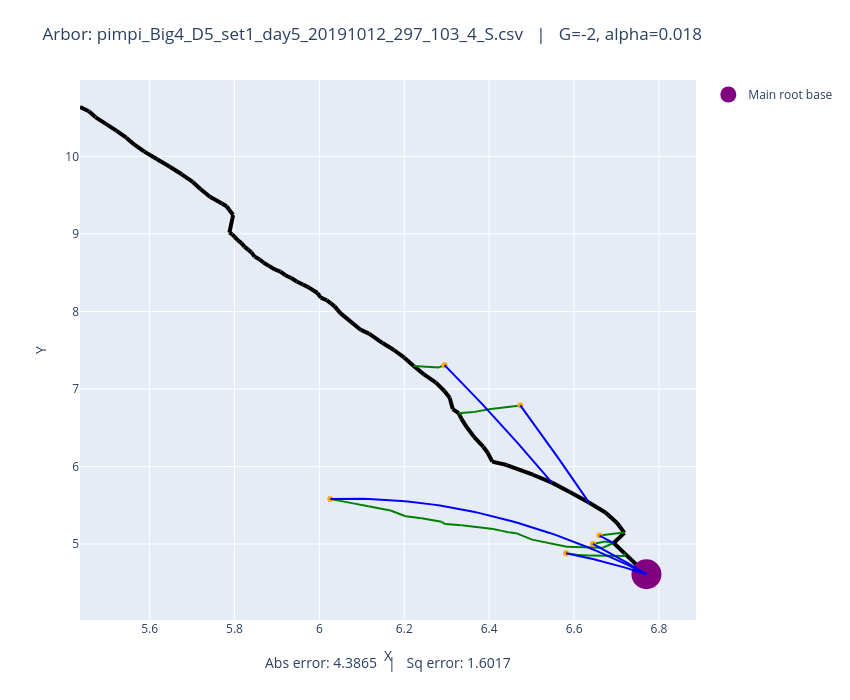

Here is the notebook cell this chart was saved with:
### Code cell
# Plot both observed and optimized
plot_arbors(fname, -2, 0.018)

### Figure 1 — Plotly figure (JSON) as saved in the notebook; plotly's stock layout.template omitted (floating-point values rounded to 4 significant figures)
{"data": [{"line": {"color": "black", "width": 4}, "mode": "lines", "showlegend": false, "type": "scatter", "x": [6.77, 6.718], "y": [4.61, 4.882]}, {"line": {"color": "black", "width": 4}, "mode": "lines", "showlegend": false, "type": "scatter", "x": [6.718, 6.693], "y": [4.882, 5.013]}, {"line": {"color": "black", "width": 4}, "mode": "lines", "showlegend": false, "type": "scatter", "x": [6.693, 6.719], "y": [5.013, 5.144]}, {"line": {"color": "black", "width": 4}, "mode": "lines", "showlegend": false, "type": "scatter", "x": [6.719, 6.701], "y": [5.144, 5.274]}, {"line": {"color": "black", "width": 4}, "mode": "lines", "showlegend": false, "type": "scatter", "x": [6.701, 6.674], "y": [5.274, 5.406]}, {"line": {"color": "black", "width": 4}, "mode": "lines", "showlegend": false, "type": "scatter", "x": [6.674, 6.635], "y": [5.406, 5.536]}, {"line": {"color": "black", "width": 4}, "mode": "lines", "showlegend": false, "type": "scatter", "x": [6.635, 6.59], "y": [5.536, 5.672]}, {"line": {"color": "black", "width": 4}, "mode": "lines", "showlegend": false, "type": "scatter", "x": [6.59, 6.548], "y": [5.672, 5.792]}, {"line": {"color": "black", "width": 4}, "mode": "lines", "showlegend": false, "type": "scatter", "x": [6.548, 6.503], "y": [5.792, 5.894]}, {"line": {"color": "black", "width": 4}, "mode": "lines", "showlegend": false, "type": "scatter", "x": [6.503, 6.441], "y": [5.894, 6.019]}, {"line": {"color": "black", "width": 4}, "mode": "lines", "showlegend": false, "type": "scatter", "x": [6.441, 6.407], "y": [6.019, 6.063]}, {"line": {"color": "black", "width": 4}, "mode": "lines", "showlegend": false, "type": "scatter", "x": [6.407, 6.396], "y": [6.063, 6.177]}, {"line": {"color": "black", "width": 4}, "mode": "lines", "showlegend": false, "type": "scatter", "x": [6.396, 6.386], "y": [6.177, 6.255]}, {"line": {"color": "black", "width": 4}, "mode": "lines", "showlegend": false, "type": "scatter", "x": [6.386, 6.365], "y": [6.255, 6.379]}, {"line": {"color": "black", "width": 4}, "mode": "lines", "showlegend": false, "type": "scatter", "x": [6.365, 6.347], "y": [6.379, 6.505]}, {"line": {"color": "black", "width": 4}, "mode": "lines", "showlegend": false, "type": "scatter", "x": [6.347, 6.335], "y": [6.505, 6.615]}, {"line": {"color": "black", "width": 4}, "mode": "lines", "showlegend": false, "type": "scatter", "x": [6.335, 6.328], "y": [6.615, 6.688]}, {"line": {"color": "black", "width": 4}, "mode": "lines", "showlegend": false, "type": "scatter", "x": [6.328, 6.314], "y": [6.688, 6.741]}, {"line": {"color": "black", "width": 4}, "mode": "lines", "showlegend": false, "type": "scatter", "x": [6.314, 6.307], "y": [6.741, 6.888]}, {"line": {"color": "black", "width": 4}, "mode": "lines", "showlegend": false, "type": "scatter", "x": [6.307, 6.294], "y": [6.888, 6.973]}, {"line": {"color": "black", "width": 4}, "mode": "lines", "showlegend": false, "type": "scatter", "x": [6.294, 6.275], "y": [6.973, 7.082]}, {"line": {"color": "black", "width": 4}, "mode": "lines", "showlegend": false, "type": "scatter", "x": [6.275, 6.246], "y": [7.082, 7.188]}, {"line": {"color": "black", "width": 4}, "mode": "lines", "showlegend": false, "type": "scatter", "x": [6.246, 6.222], "y": [7.188, 7.296]}, {"line": {"color": "black", "width": 4}, "mode": "lines", "showlegend": false, "type": "scatter", "x": [6.222, 6.2], "y": [7.296, 7.404]}, {"line": {"color": "black", "width": 4}, "mode": "lines", "showlegend": false, "type": "scatter", "x": [6.2, 6.176], "y": [7.404, 7.502]}, {"line": {"color": "black", "width": 4}, "mode": "lines", "showlegend": false, "type": "scatter", "x": [6.176, 6.149], "y": [7.502, 7.592]}, {"line": {"color": "black", "width": 4}, "mode": "lines", "showlegend": false, "type": "scatter", "x": [6.149, 6.117], "y": [7.592, 7.715]}, {"line": {"color": "black", "width": 4}, "mode": "lines", "showlegend": false, "type": "scatter", "x": [6.117, 6.098], "y": [7.715, 7.761]}, {"line": {"color": "black", "width": 4}, "mode": "lines", "showlegend": false, "type": "scatter", "x": [6.098, 6.049], "y": [7.761, 7.978]}, {"line": {"color": "black", "width": 4}, "mode": "lines", "showlegend": false, "type": "scatter", "x": [6.049, 6.042], "y": [7.978, 8.023]}, {"line": {"color": "black", "width": 4}, "mode": "lines", "showlegend": false, "type": "scatter", "x": [6.042, 6.036], "y": [8.023, 8.065]}, {"line": {"color": "black", "width": 4}, "mode": "lines", "showlegend": false, "type": "scatter", "x": [6.036, 6.027], "y": [8.065, 8.104]}, {"line": {"color": "black", "width": 4}, "mode": "lines", "showlegend": false, "type": "scatter", "x": [6.027, 6.017], "y": [8.104, 8.145]}, {"line": {"color": "black", "width": 4}, "mode": "lines", "showlegend": false, "type": "scatter", "x": [6.017, 6.003], "y": [8.145, 8.179]}, {"line": {"color": "black", "width": 4}, "mode": "lines", "showlegend": false, "type": "scatter", "x": [6.003, 5.995], "y": [8.179, 8.238]}, {"line": {"color": "black", "width": 4}, "mode": "lines", "showlegend": false, "type": "scatter", "x": [5.995, 5.975], "y": [8.238, 8.31]}, {"line": {"color": "black", "width": 4}, "mode": "lines", "showlegend": false, "type": "scatter", "x": [5.975, 5.961], "y": [8.31, 8.347]}, {"line": {"color": "black", "width": 4}, "mode": "lines", "showlegend": false, "type": "scatter", "x": [5.961, 5.946], "y": [8.347, 8.387]}, {"line": {"color": "black", "width": 4}, "mode": "lines", "showlegend": false, "type": "scatter", "x": [5.946, 5.934], "y": [8.387, 8.431]}, {"line": {"color": "black", "width": 4}, "mode": "lines", "showlegend": false, "type": "scatter", "x": [5.934, 5.92], "y": [8.431, 8.467]}, {"line": {"color": "black", "width": 4}, "mode": "lines", "showlegend": false, "type": "scatter", "x": [5.92, 5.908], "y": [8.467, 8.515]}, {"line": {"color": "black", "width": 4}, "mode": "lines", "showlegend": false, "type": "scatter", "x": [5.908, 5.896], "y": [8.515, 8.538]}, {"line": {"color": "black", "width": 4}, "mode": "lines", "showlegend": false, "type": "scatter", "x": [5.896, 5.881], "y": [8.538, 8.588]}, {"line": {"color": "black", "width": 4}, "mode": "lines", "showlegend": false, "type": "scatter", "x": [5.881, 5.869], "y": [8.588, 8.629]}, {"line": {"color": "black", "width": 4}, "mode": "lines", "showlegend": false, "type": "scatter", "x": [5.869, 5.859], "y": [8.629, 8.673]}, {"line": {"color": "black", "width": 4}, "mode": "lines", "showlegend": false, "type": "scatter", "x": [5.859, 5.847], "y": [8.673, 8.711]}, {"line": {"color": "black", "width": 4}, "mode": "lines", "showlegend": false, "type": "scatter", "x": [5.847, 5.84], "y": [8.711, 8.762]}, {"line": {"color": "black", "width": 4}, "mode": "lines", "showlegend": false, "type": "scatter", "x": [5.84, 5.833], "y": [8.762, 8.795]}, {"line": {"color": "black", "width": 4}, "mode": "lines", "showlegend": false, "type": "scatter", "x": [5.833, 5.823], "y": [8.795, 8.836]}, {"line": {"color": "black", "width": 4}, "mode": "lines", "showlegend": false, "type": "scatter", "x": [5.823, 5.816], "y": [8.836, 8.881]}, {"line": {"color": "black", "width": 4}, "mode": "lines", "showlegend": false, "type": "scatter", "x": [5.816, 5.807], "y": [8.881, 8.919]}, {"line": {"color": "black", "width": 4}, "mode": "lines", "showlegend": false, "type": "scatter", "x": [5.807, 5.8], "y": [8.919, 8.964]}, {"line": {"color": "black", "width": 4}, "mode": "lines", "showlegend": false, "type": "scatter", "x": [5.8, 5.795], "y": [8.964, 8.995]}, {"line": {"color": "black", "width": 4}, "mode": "lines", "showlegend": false, "type": "scatter", "x": [5.795, 5.788], "y": [8.995, 9.017]}, {"line": {"color": "black", "width": 4}, "mode": "lines", "showlegend": false, "type": "scatter", "x": [5.788, 5.795], "y": [9.017, 9.208]}, {"line": {"color": "black", "width": 4}, "mode": "lines", "showlegend": false, "type": "scatter", "x": [5.795, 5.797], "y": [9.208, 9.244]}, {"line": {"color": "black", "width": 4}, "mode": "lines", "showlegend": false, "type": "scatter", "x": [5.797, 5.787], "y": [9.244, 9.315]}, {"line": {"color": "black", "width": 4}, "mode": "lines", "showlegend": false, "type": "scatter", "x": [5.787, 5.781], "y": [9.315, 9.357]}, {"line": {"color": "black", "width": 4}, "mode": "lines", "showlegend": false, "type": "scatter", "x": [5.781, 5.77], "y": [9.357, 9.392]}, {"line": {"color": "black", "width": 4}, "mode": "lines", "showlegend": false, "type": "scatter", "x": [5.77, 5.742], "y": [9.392, 9.479]}, {"line": {"color": "black", "width": 4}, "mode": "lines", "showlegend": false, "type": "scatter", "x": [5.742, 5.72], "y": [9.479, 9.58]}, {"line": {"color": "black", "width": 4}, "mode": "lines", "showlegend": false, "type": "scatter", "x": [5.72, 5.702], "y": [9.58, 9.671]}, {"line": {"color": "black", "width": 4}, "mode": "lines", "showlegend": false, "type": "scatter", "x": [5.702, 5.676], "y": [9.671, 9.77]}, {"line": {"color": "black", "width": 4}, "mode": "lines", "showlegend": false, "type": "scatter", "x": [5.676, 5.648], "y": [9.77, 9.867]}, {"line": {"color": "black", "width": 4}, "mode": "lines", "showlegend": false, "type": "scatter", "x": [5.648, 5.618], "y": [9.867, 9.965]}, {"line": {"color": "black", "width": 4}, "mode": "lines", "showlegend": false, "type": "scatter", "x": [5.618, 5.588], "y": [9.965, 10.06]}, {"line": {"color": "black", "width": 4}, "mode": "lines", "showlegend": false, "type": "scatter", "x": [5.588, 5.564], "y": [10.06, 10.15]}, {"line": {"color": "black", "width": 4}, "mode": "lines", "showlegend": false, "type": "scatter", "x": [5.564, 5.545], "y": [10.15, 10.24]}, {"line": {"color": "black", "width": 4}, "mode": "lines", "showlegend": false, "type": "scatter", "x": [5.545, 5.522], "y": [10.24, 10.33]}, {"line": {"color": "black", "width": 4}, "mode": "lines", "showlegend": false, "type": "scatter", "x": [5.522, 5.496], "y": [10.33, 10.42]}, {"line": {"color": "black", "width": 4}, "mode": "lines", "showlegend": false, "type": "scatter", "x": [5.496, 5.473], "y": [10.42, 10.5]}, {"line": {"color": "black", "width": 4}, "mode": "lines", "showlegend": false, "type": "scatter", "x": [5.473, 5.457], "y": [10.5, 10.58]}, {"line": {"color": "black", "width": 4}, "mode": "lines", "showlegend": false, "type": "scatter", "x": [5.457, 5.436], "y": [10.58, 10.64]}, {"line": {"color": "green", "width": 2}, "mode": "lines", "showlegend": false, "type": "scatter", "x": [6.66, 6.717], "y": [5.109, 5.147]}, {"line": {"color": "green", "width": 2}, "mode": "lines", "showlegend": false, "type": "scatter", "x": [6.717, 6.719], "y": [5.147, 5.144]}, {"line": {"color": "green", "width": 2}, "mode": "lines", "showlegend": false, "type": "scatter", "x": [6.645, 6.673], "y": [5.001, 5.034]}, {"line": {"color": "green", "width": 2}, "mode": "lines", "showlegend": false, "type": "scatter", "x": [6.673, 6.693], "y": [5.034, 5.013]}, {"line": {"color": "green", "width": 2}, "mode": "lines", "showlegend": false, "type": "scatter", "x": [6.026, 6.045], "y": [5.581, 5.559]}, {"line": {"color": "green", "width": 2}, "mode": "lines", "showlegend": false, "type": "scatter", "x": [6.045, 6.08], "y": [5.559, 5.524]}, {"line": {"color": "green", "width": 2}, "mode": "lines", "showlegend": false, "type": "scatter", "x": [6.08, 6.115], "y": [5.524, 5.486]}, {"line": {"color": "green", "width": 2}, "mode": "lines", "showlegend": false, "type": "scatter", "x": [6.115, 6.168], "y": [5.486, 5.433]}, {"line": {"color": "green", "width": 2}, "mode": "lines", "showlegend": false, "type": "scatter", "x": [6.168, 6.203], "y": [5.433, 5.358]}, {"line": {"color": "green", "width": 2}, "mode": "lines", "showlegend": false, "type": "scatter", "x": [6.203, 6.241], "y": [5.358, 5.332]}, {"line": {"color": "green", "width": 2}, "mode": "lines", "showlegend": false, "type": "scatter", "x": [6.241, 6.288], "y": [5.332, 5.286]}, {"line": {"color": "green", "width": 2}, "mode": "lines", "showlegend": false, "type": "scatter", "x": [6.288, 6.296], "y": [5.286, 5.257]}, {"line": {"color": "green", "width": 2}, "mode": "lines", "showlegend": false, "type": "scatter", "x": [6.296, 6.335], "y": [5.257, 5.241]}, {"line": {"color": "green", "width": 2}, "mode": "lines", "showlegend": false, "type": "scatter", "x": [6.335, 6.41], "y": [5.241, 5.194]}, {"line": {"color": "green", "width": 2}, "mode": "lines", "showlegend": false, "type": "scatter", "x": [6.41, 6.43], "y": [5.194, 5.169]}, {"line": {"color": "green", "width": 2}, "mode": "lines", "showlegend": false, "type": "scatter", "x": [6.43, 6.445], "y": [5.169, 5.151]}, {"line": {"color": "green", "width": 2}, "mode": "lines", "showlegend": false, "type": "scatter", "x": [6.445, 6.463], "y": [5.151, 5.14]}, {"line": {"color": "green", "width": 2}, "mode": "lines", "showlegend": false, "type": "scatter", "x": [6.463, 6.501], "y": [5.14, 5.056]}, {"line": {"color": "green", "width": 2}, "mode": "lines", "showlegend": false, "type": "scatter", "x": [6.501, 6.583], "y": [5.056, 4.963]}, {"line": {"color": "green", "width": 2}, "mode": "lines", "showlegend": false, "type": "scatter", "x": [6.583, 6.667], "y": [4.963, 4.951]}, {"line": {"color": "green", "width": 2}, "mode": "lines", "showlegend": false, "type": "scatter", "x": [6.667, 6.693], "y": [4.951, 5.013]}, {"line": {"color": "green", "width": 2}, "mode": "lines", "showlegend": false, "type": "scatter", "x": [6.581, 6.608], "y": [4.88, 4.86]}, {"line": {"color": "green", "width": 2}, "mode": "lines", "showlegend": false, "type": "scatter", "x": [6.608, 6.634], "y": [4.86, 4.851]}, {"line": {"color": "green", "width": 2}, "mode": "lines", "showlegend": false, "type": "scatter", "x": [6.634, 6.72], "y": [4.851, 4.845]}, {"line": {"color": "green", "width": 2}, "mode": "lines", "showlegend": false, "type": "scatter", "x": [6.72, 6.718], "y": [4.845, 4.882]}, {"line": {"color": "green", "width": 2}, "mode": "lines", "showlegend": false, "type": "scatter", "x": [6.295, 6.282], "y": [7.307, 7.278]}, {"line": {"color": "green", "width": 2}, "mode": "lines", "showlegend": false, "type": "scatter", "x": [6.282, 6.222], "y": [7.278, 7.296]}, {"line": {"color": "green", "width": 2}, "mode": "lines", "showlegend": false, "type": "scatter", "x": [6.473, 6.399], "y": [6.788, 6.737]}, {"line": {"color": "green", "width": 2}, "mode": "lines", "showlegend": false, "type": "scatter", "x": [6.399, 6.363], "y": [6.737, 6.701]}, {"line": {"color": "green", "width": 2}, "mode": "lines", "showlegend": false, "type": "scatter", "x": [6.363, 6.328], "y": [6.701, 6.688]}, {"marker": {"color": "orange"}, "mode": "markers", "showlegend": false, "type": "scatter", "x": [6.66], "y": [5.109]}, {"marker": {"color": "orange"}, "mode": "markers", "showlegend": false, "type": "scatter", "x": [6.645], "y": [5.001]}, {"marker": {"color": "orange"}, "mode": "markers", "showlegend": false, "type": "scatter", "x": [6.026], "y": [5.581]}, {"marker": {"color": "orange"}, "mode": "markers", "showlegend": false, "type": "scatter", "x": [6.581], "y": [4.88]}, {"marker": {"color": "orange"}, "mode": "markers", "showlegend": false, "type": "scatter", "x": [6.295], "y": [7.307]}, {"marker": {"color": "orange"}, "mode": "markers", "showlegend": false, "type": "scatter", "x": [6.473], "y": [6.788]}, {"marker": {"color": "purple", "size": 30}, "mode": "markers", "name": "Main root base", "type": "scatter", "x": [6.77], "y": [4.61]}, {"line": {"color": "blue"}, "mode": "lines", "showlegend": false, "type": "scatter", "x": [6.66, 6.661, 6.661, 6.662, 6.663, 6.663, 6.664, 6.665, 6.665, 6.666, 6.667, 6.667, 6.668, 6.669, 6.669, 6.67, 6.671, 6.671, 6.672, 6.673, 6.674, 6.674, 6.675, 6.676, 6.676, 6.677, 6.678, 6.678, 6.679, 6.68, 6.68, 6.681, 6.682, 6.682, 6.683, 6.684, 6.684, 6.685, 6.686, 6.686, 6.687, 6.688, 6.689, 6.689, 6.69, 6.691, 6.691, 6.692, 6.693, 6.693], "y": [5.109, 5.107, 5.106, 5.104, 5.102, 5.1, 5.098, 5.096, 5.094, 5.092, 5.09, 5.088, 5.086, 5.084, 5.082, 5.08, 5.078, 5.076, 5.074, 5.072, 5.07, 5.068, 5.067, 5.065, 5.063, 5.061, 5.059, 5.057, 5.055, 5.053, 5.051, 5.049, 5.047, 5.045, 5.043, 5.041, 5.039, 5.037, 5.035, 5.033, 5.031, 5.029, 5.027, 5.025, 5.023, 5.021, 5.019, 5.017, 5.015, 5.013]}, {"line": {"color": "blue"}, "mode": "lines", "showlegend": false, "type": "scatter", "x": [6.645, 6.647, 6.65, 6.652, 6.655, 6.657, 6.66, 6.663, 6.665, 6.668, 6.67, 6.673, 6.675, 6.678, 6.681, 6.683, 6.686, 6.688, 6.691, 6.693, 6.696, 6.699, 6.701, 6.704, 6.706, 6.709, 6.711, 6.714, 6.717, 6.719, 6.722, 6.724, 6.727, 6.729, 6.732, 6.735, 6.737, 6.74, 6.742, 6.745, 6.747, 6.75, 6.752, 6.755, 6.758, 6.76, 6.763, 6.765, 6.768, 6.77], "y": [5.001, 4.994, 4.986, 4.979, 4.971, 4.964, 4.956, 4.949, 4.941, 4.934, 4.926, 4.919, 4.911, 4.903, 4.896, 4.888, 4.88, 4.872, 4.865, 4.857, 4.849, 4.841, 4.833, 4.825, 4.817, 4.809, 4.801, 4.793, 4.785, 4.777, 4.769, 4.761, 4.753, 4.744, 4.736, 4.728, 4.72, 4.711, 4.703, 4.695, 4.686, 4.678, 4.67, 4.661, 4.653, 4.644, 4.636, 4.627, 4.618, 4.61]}, {"line": {"color": "blue"}, "mode": "lines", "showlegend": false, "type": "scatter", "x": [6.026, 6.041, 6.056, 6.071, 6.086, 6.102, 6.117, 6.132, 6.147, 6.162, 6.178, 6.193, 6.208, 6.223, 6.238, 6.254, 6.269, 6.284, 6.299, 6.314, 6.33, 6.345, 6.36, 6.375, 6.39, 6.406, 6.421, 6.436, 6.451, 6.466, 6.482, 6.497, 6.512, 6.527, 6.542, 6.558, 6.573, 6.588, 6.603, 6.618, 6.634, 6.649, 6.664, 6.679, 6.694, 6.71, 6.725, 6.74, 6.755, 6.77], "y": [5.581, 5.584, 5.585, 5.585, 5.585, 5.584, 5.581, 5.578, 5.574, 5.569, 5.563, 5.556, 5.548, 5.54, 5.53, 5.519, 5.508, 5.496, 5.482, 5.468, 5.453, 5.437, 5.42, 5.402, 5.383, 5.363, 5.342, 5.32, 5.298, 5.274, 5.25, 5.224, 5.198, 5.171, 5.143, 5.114, 5.084, 5.053, 5.021, 4.988, 4.955, 4.92, 4.884, 4.848, 4.811, 4.772, 4.733, 4.693, 4.652, 4.61]}, {"line": {"color": "blue"}, "mode": "lines", "showlegend": false, "type": "scatter", "x": [6.581, 6.585, 6.589, 6.593, 6.597, 6.6, 6.604, 6.608, 6.612, 6.616, 6.62, 6.624, 6.628, 6.631, 6.635, 6.639, 6.643, 6.647, 6.651, 6.655, 6.658, 6.662, 6.666, 6.67, 6.674, 6.678, 6.682, 6.685, 6.689, 6.693, 6.697, 6.701, 6.705, 6.709, 6.713, 6.716, 6.72, 6.724, 6.728, 6.732, 6.736, 6.74, 6.743, 6.747, 6.751, 6.755, 6.759, 6.763, 6.767, 6.77], "y": [4.88, 4.876, 4.872, 4.868, 4.864, 4.859, 4.855, 4.85, 4.846, 4.841, 4.837, 4.832, 4.827, 4.822, 4.818, 4.813, 4.808, 4.803, 4.798, 4.792, 4.787, 4.782, 4.777, 4.771, 4.766, 4.76, 4.755, 4.749, 4.743, 4.737, 4.732, 4.726, 4.72, 4.714, 4.708, 4.702, 4.696, 4.689, 4.683, 4.677, 4.67, 4.664, 4.657, 4.651, 4.644, 4.637, 4.63, 4.624, 4.617, 4.61]}, {"line": {"color": "blue"}, "mode": "lines", "showlegend": false, "type": "scatter", "x": [6.295, 6.3, 6.305, 6.31, 6.315, 6.321, 6.326, 6.331, 6.336, 6.341, 6.346, 6.352, 6.357, 6.362, 6.367, 6.372, 6.377, 6.383, 6.388, 6.393, 6.398, 6.403, 6.408, 6.414, 6.419, 6.424, 6.429, 6.434, 6.439, 6.445, 6.45, 6.455, 6.46, 6.465, 6.47, 6.476, 6.481, 6.486, 6.491, 6.496, 6.501, 6.506, 6.512, 6.517, 6.522, 6.527, 6.532, 6.537, 6.543, 6.548], "y": [7.307, 7.279, 7.25, 7.222, 7.193, 7.164, 7.135, 7.106, 7.077, 7.048, 7.019, 6.989, 6.96, 6.93, 6.9, 6.871, 6.841, 6.81, 6.78, 6.75, 6.72, 6.689, 6.658, 6.628, 6.597, 6.566, 6.535, 6.504, 6.473, 6.441, 6.41, 6.378, 6.346, 6.315, 6.283, 6.251, 6.219, 6.186, 6.154, 6.122, 6.089, 6.057, 6.024, 5.991, 5.958, 5.925, 5.892, 5.858, 5.825, 5.792]}, {"line": {"color": "blue"}, "mode": "lines", "showlegend": false, "type": "scatter", "x": [6.473, 6.477, 6.48, 6.483, 6.487, 6.49, 6.493, 6.496, 6.5, 6.503, 6.506, 6.51, 6.513, 6.516, 6.52, 6.523, 6.526, 6.529, 6.533, 6.536, 6.539, 6.543, 6.546, 6.549, 6.552, 6.556, 6.559, 6.562, 6.566, 6.569, 6.572, 6.576, 6.579, 6.582, 6.585, 6.589, 6.592, 6.595, 6.599, 6.602, 6.605, 6.609, 6.612, 6.615, 6.618, 6.622, 6.625, 6.628, 6.632, 6.635], "y": [6.788, 6.764, 6.739, 6.714, 6.69, 6.665, 6.64, 6.616, 6.591, 6.566, 6.541, 6.516, 6.491, 6.466, 6.441, 6.416, 6.391, 6.366, 6.34, 6.315, 6.29, 6.264, 6.239, 6.213, 6.188, 6.162, 6.137, 6.111, 6.086, 6.06, 6.034, 6.008, 5.982, 5.956, 5.931, 5.905, 5.878, 5.852, 5.826, 5.8, 5.774, 5.748, 5.721, 5.695, 5.669, 5.642, 5.616, 5.589, 5.563, 5.536]}], "layout": {"annotations": [{"font": {"size": 14}, "showarrow": false, "text": "Abs error: 4.3865   |   Sq error: 1.6017", "x": 0.5, "xref": "paper", "y": -0.1, "yref": "paper"}], "height": 700, "margin": {"b": 80, "t": 80}, "title": {"text": "Arbor: pimpi_Big4_D5_set1_day5_20191012_297_103_4_S.csv   |   G=-2, alpha=0.018"}, "width": 850, "xaxis": {"autorange": true, "range": [5.436, 6.888], "title": {"text": "X"}, "type": "linear"}, "yaxis": {"autorange": true, "range": [4.02, 10.99], "title": {"text": "Y"}, "type": "linear"}}}
